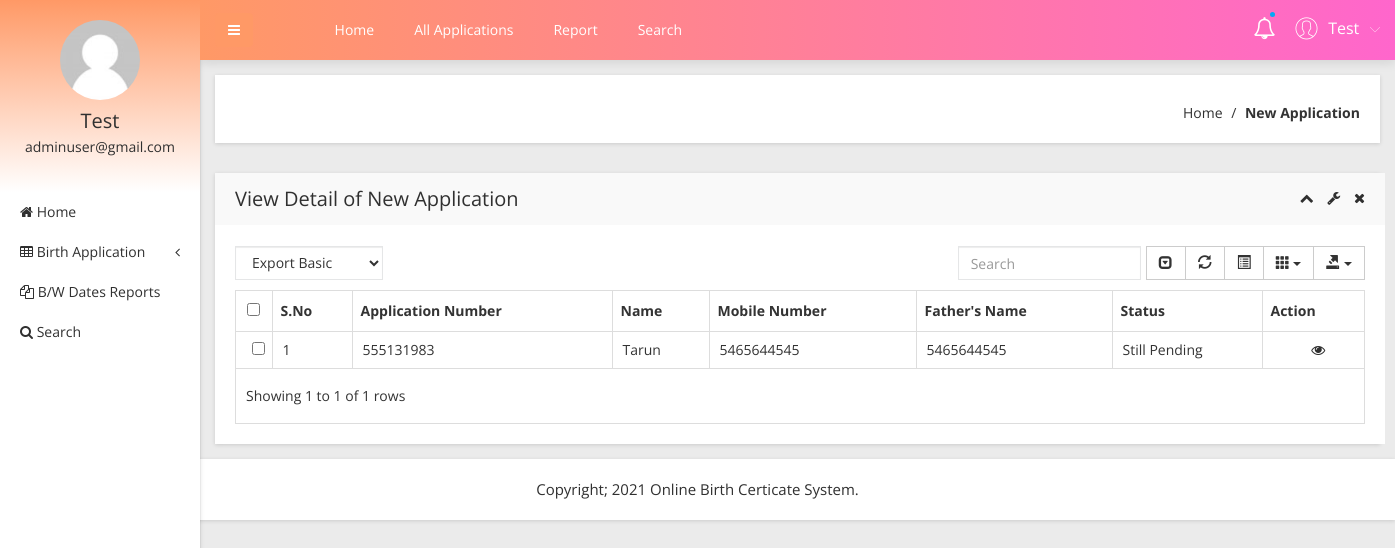
The app's page /obcs/admin/new-birth-application.php (signed in) with its own data.
### tables this page shows
CREATE TABLE `tblapplication` (
  `ID` int(10) NOT NULL,
  `UserID` int(5) NOT NULL,
  `ApplicationID` varchar(200) DEFAULT NULL,
  `DateofBirth` varchar(200) DEFAULT NULL,
  `Gender` varchar(50) DEFAULT NULL,
  `FullName` varchar(200) DEFAULT NULL,
  `PlaceofBirth` varchar(200) DEFAULT NULL,
  `NameofFather` varchar(200) DEFAULT NULL,
  `PermanentAdd` mediumtext DEFAULT NULL,
  `PostalAdd` mediumtext DEFAULT NULL,
  `MobileNumber` bigint(10) DEFAULT NULL,
  `Email` varchar(200) DEFAULT NULL,
  `Dateofapply` timestamp NULL DEFAULT current_timestamp(),
  `Remark` varchar(200) DEFAULT NULL,
  `Status` varchar(50) DEFAULT NULL,
  `UpdationDate` timestamp NULL DEFAULT NULL ON UPDATE current_timestamp()
);

### obcs/admin/new-birth-application.php (the view, shortened to what this page needs)
<?php
include('includes/dbconnection.php');
if (strlen($_SESSION['obcsaid']==0)) {
  header('location:logout.php');
  } else{
  ?>
<!doctype html>
<html class="no-js" lang="en">
<head>
    <link rel="stylesheet" href="css/bootstrap.min.css">
    <link rel="stylesheet" href="css/font-awesome.min.css">
    <link rel="stylesheet" href="css/adminpro-custon-icon.css">
    <link rel="stylesheet" href="css/meanmenu.min.css">
    <link rel="stylesheet" href="css/jquery.mCustomScrollbar.min.css">
    <link rel="stylesheet" href="css/animate.css">
    <link rel="stylesheet" href="css/data-table/bootstrap-table.css">
    <link rel="stylesheet" href="css/data-table/bootstrap-editable.css">
    <link rel="stylesheet" href="css/normalize.css">
    <link rel="stylesheet" href="css/c3.min.css">
    <link rel="stylesheet" href="style.css">
    <link rel="stylesheet" href="css/responsive.css">
</head>
<body class="materialdesign">
    <div class="wrapper-pro">
      <?php include_once('includes/sidebar.php');?>
        <?php include_once('includes/header.php');?>
            <div class="breadcome-area mg-b-30 small-dn">
                <div class="container-fluid">
                    <div class="row">
                        <div class="col-lg-12">
                            <div class="breadcome-list shadow-reset">
                                <div class="row">
                                    <div class="col-lg-12">
                                        <ul class="breadcome-menu">
                                            <li><a href="dashboard.php">Home</a> <span class="bread-slash">/</span>
                                            </li>
                                            <li><span class="bread-blod">New Application</span>
                                            </li>
                                        </ul>
                                    </div>
                                </div>
                            </div>
                        </div>
                    </div>
                </div>
            </div>
            <div class="data-table-area mg-b-15">
                <div class="container-fluid">
                    <div class="row">
                        <div class="col-lg-12">
                            <div class="sparkline13-list shadow-reset">
                                <div class="sparkline13-hd container">
                                    <div class="main-sparkline13-hd">
                                        <h1>View <span class="table-project-n">Detail of</span> New Application</h1>
                                        <div class="sparkline13-outline-icon">
                                            <span class="sparkline13-collapse-link"><i class="fa fa-chevron-up"></i></span>
                                            <span><i class="fa fa-wrench"></i></span>
                                            <span class="sparkline13-collapse-close"><i class="fa fa-times"></i></span>
                                        </div>
                                    </div>
                                </div>
                                <div class="sparkline13-graph container">
                                    <div class="datatable-dashv1-list custom-datatable-overright">
                                        <div id="toolbar">
                                            <select class="form-control">
                                                <option value="">Export Basic</option>
                                            </select>
                                        </div>
                                        <table id="table" data-toggle="table" data-pagination="true" data-search="true" data-show-columns="true" data-show-pagination-switch="true" data-show-refresh="true" data-key-events="true" data-show-toggle="true" data-resizable="true" data-cookie="true" data-cookie-id-table="saveId" data-show-export="true" data-click-to-select="true" data-toolbar="#toolbar">
                                            <thead>
                                                <tr>
                                                    <th>S.No</th>
                                                    <th>Application Number</th>
                                                    <th>Name</th>
                                                    <th >Mobile Number</th>
                                                    <th>Father's Name</th>
                                                    <th>Status</th>
                                                    <th data-field="action">Action</th>
                                                </tr>
                                            </thead>
                                            <tbody>
                                              <?php
$sql="SELECT * from tblapplication where Status is null";
$query = $dbh -> prepare($sql);
$query->execute();
$results=$query->fetchAll(PDO::FETCH_OBJ);
$cnt=1;
if($query->rowCount() > 0)
{
foreach($results as $row)
{               ?>
                                                <tr>
                                                    <td><?php echo htmlentities($cnt);?></td>
                                                    <td><?php  echo htmlentities($row->ApplicationID);?></td>
                                                    <td><?php  echo htmlentities($row->FullName);?></td>
                                                   <td><?php  echo htmlentities($row->MobileNumber);?></td>
                                                    <td><?php  echo htmlentities($row->MobileNumber);?></td>
                                                  <?php if($row->Status==""){ ?>
                     <td><?php echo "Still Pending"; ?></td>
<?php } else { ?>                  <td><?php  echo htmlentities($row->Status);?>
                  </td>
                  <?php } ?>
                                                    <td class="datatable-ct"><a href="view-application-detail.php?viewid=<?php echo htmlentities ($row->ID);?>"><i class="fa fa-eye" aria-hidden="true"></i></a>
                                                    </td>
                                                </tr>
                                             <?php $cnt=$cnt+1;}} ?>
                                            </tbody>
                                        </table>
                                    </div>
                                </div>
                            </div>
                        </div>
                    </div>
                </div>
            </div>
        </div>
    </div>
  <?php include_once('includes/footer.php');?>
</body>
</html><?php }  ?>

### obcs/admin/includes/sidebar.php (shortened to what this page needs)
     <?php
include('includes/dbconnection.php');
if (strlen($_SESSION['obcsaid']==0)) {
  header('location:logout.php');
  } else{
  ?>
  <div class="left-sidebar-pro">
            <nav id="sidebar">
                <div class="sidebar-header">
                    <a href="#"><img src="img/message/avatar.jpg" alt="" />
                    </a>
                    <?php
$aid=$_SESSION['obcsaid'];
$sql="SELECT AdminName,Email from  tbladmin where ID=:aid";
$query = $dbh -> prepare($sql);
$query->bindParam(':aid',$aid,PDO::PARAM_STR);
$query->execute();
$results=$query->fetchAll(PDO::FETCH_OBJ);
$cnt=1;
if($query->rowCount() > 0)
{
foreach($results as $row)
{               ?>
                    <h3> <?php  echo $row->AdminName;?></h3>
                    <p> <?php  echo $row->Email;?></p>
                  <?php $cnt=$cnt+1;}} ?>
                </div>
                <div class="left-custom-menu-adp-wrap">
                    <ul class="nav navbar-nav left-sidebar-menu-pro">
                        <li class="nav-item">
                            <a href="dashboard.php" role="button" aria-expanded="false"><i class="fa big-icon fa-home"></i> <span class="mini-dn">Home</span> </a>
                        </li>
                        <li class="nav-item"><a href="#" data-toggle="dropdown" role="button" aria-expanded="false" class="nav-link dropdown-toggle"><i class="fa big-icon fa-table"></i> <span class="mini-dn">Birth Application</span> <span class="indicator-right-menu mini-dn"><i class="fa indicator-mn fa-angle-left"></i></span></a>
                        </li>
                        <li class="nav-item">
                            <a href="between-dates-report.php" role="button" aria-expanded="false"><i class="fa big-icon fa-files-o"></i> <span class="mini-dn">B/W Dates Reports</span> </a>
                        </li>
                        <li class="nav-item">
                            <a href="search.php" role="button" aria-expanded="false"><i class="fa fa-search"></i> <span class="mini-dn">Search</span> </a>
                        </li>
                    </ul>
                </div>
            </nav>
        </div>
        <?php }  ?>

### obcs/admin/includes/header.php (shortened to what this page needs)
      <?php
include('includes/dbconnection.php');
if (strlen($_SESSION['obcsaid']==0)) {
  header('location:logout.php');
  } else{
  ?>
 <div class="content-inner-all">
            <div class="header-top-area">
                <div class="fixed-header-top">
                    <div class="container-fluid">
                        <div class="row">
                            <div class="col-lg-1 col-md-6 col-sm-6 col-xs-12">
                                <button type="button" id="sidebarCollapse" class="btn bar-button-pro header-drl-controller-btn btn-info navbar-btn">
                                    <i class="fa fa-bars"></i>
                                </button>
                            </div>
                            <div class="col-lg-6 col-md-1 col-sm-1 col-xs-12">
                                <div class="header-top-menu tabl-d-n">
                                    <ul class="nav navbar-nav mai-top-nav">
                                        <li class="nav-item"><a href="dashboard.php" class="nav-link">Home</a>
                                        </li>
                                        <li class="nav-item"><a href="all-birth-application.php" class="nav-link">All Applications</a>
                                        </li>
                                        <li class="nav-item"><a href="between-dates-report.php" class="nav-link">Report</a>
                                        </li>
                                        <li class="nav-item"><a href="search.php" class="nav-link">Search</a>
                                        </li>
                                    </ul>
                                </div>
                            </div>
                            <div class="col-lg-5 col-md-5 col-sm-6 col-xs-12">
                                <div class="header-right-info">
                                    <ul class="nav navbar-nav mai-top-nav header-right-menu">
                                        <li class="nav-item"><a href="new-birth-application.php" data-toggle="dropdown" role="button" aria-expanded="false" class="nav-link dropdown-toggle"><i class="fa fa-bell-o" aria-hidden="true"></i><span class="indicator-nt"></span></a>
                                        </li>
                                        <li class="nav-item">
                                            <a href="#" data-toggle="dropdown" role="button" aria-expanded="false" class="nav-link dropdown-toggle">
                                                <?php
$aid=$_SESSION['obcsaid'];
$sql="SELECT AdminName,Email from  tbladmin where ID=:aid";
$query = $dbh -> prepare($sql);
$query->bindParam(':aid',$aid,PDO::PARAM_STR);
$query->execute();
$results=$query->fetchAll(PDO::FETCH_OBJ);
$cnt=1;
if($query->rowCount() > 0)
{
foreach($results as $row)
{               ?>
                                                <span class="adminpro-icon adminpro-user-rounded header-riht-inf"></span>
                                                <span class="admin-name"><?php  echo $row->AdminName;?></span>
                                                <span class="author-project-icon adminpro-icon adminpro-down-arrow"></span><?php $cnt=$cnt+1;}} ?>
                                            </a>
                                        </li>
                                    </ul>
                                </div>
                            </div>
                        </div>
                    </div>
                </div>
            </div><?php }  ?>

### records on screen
tblapplication: ApplicationID "555131983", FullName "Tarun", MobileNumber "5465644545", shows "Still Pending"

### other values on screen
$row->AdminName "Test"
$row->Email "adminuser@gmail.com"
